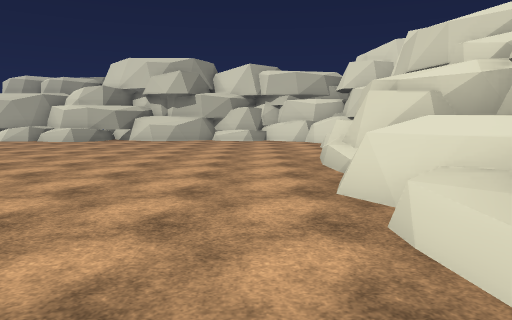
view 1 (above)

24 first-person views from a walk through a 3-D level made in the Unity game engine. The camera is 1.5 m above the floor, tilts 6° down and sees 70° across. The floor is counted in squares, 2 m on a side. Each view is taken from the middle of a square. On the plan, view 1 faces up. The plan holds only what a view shows up to about 11 squares ahead; the rest is blank. The place goes on beyond the plan. The player is left out. Some surface patterns are stand-ins.

view 2
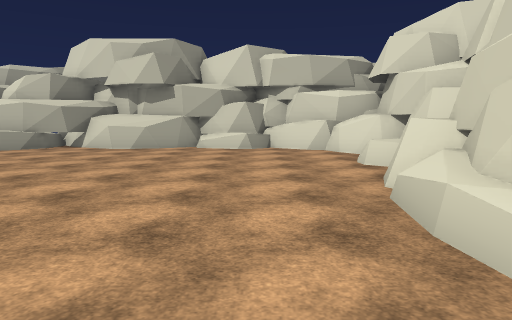

view 3
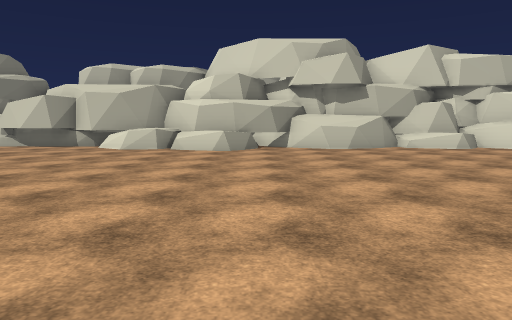

view 4
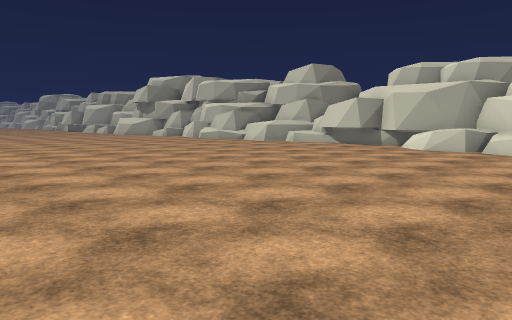

view 5
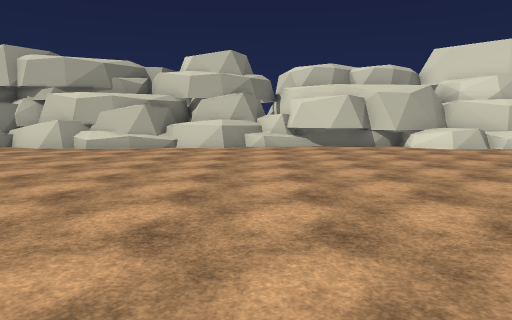

view 6
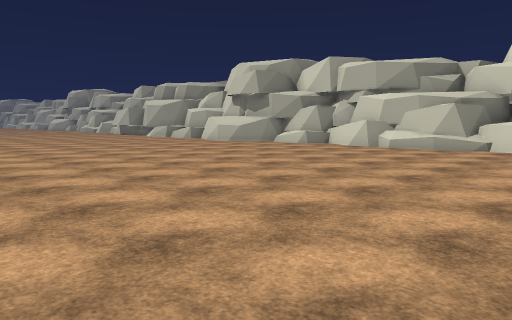

view 7
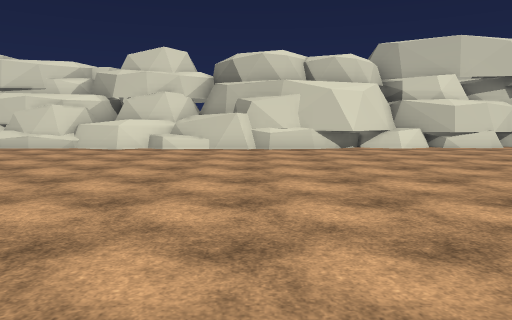

view 8
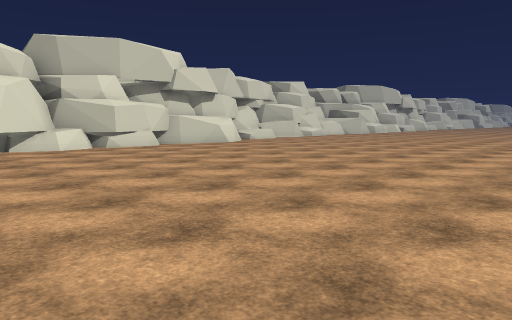

view 9
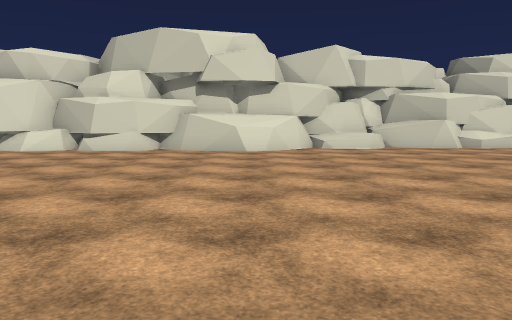

view 10
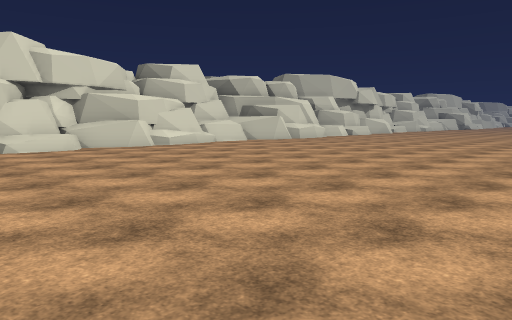

view 11
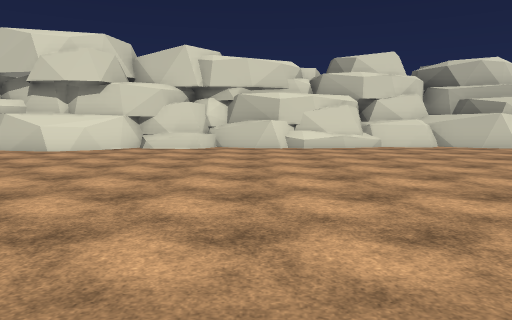

view 12
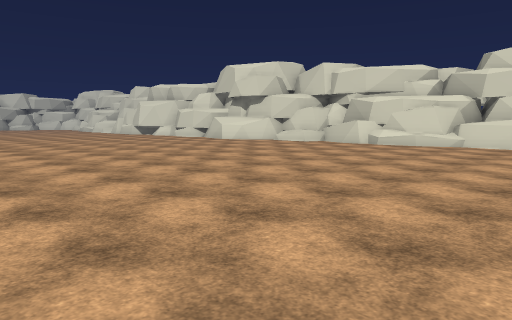

view 13
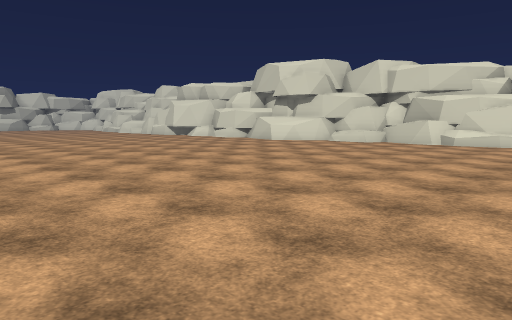

view 14
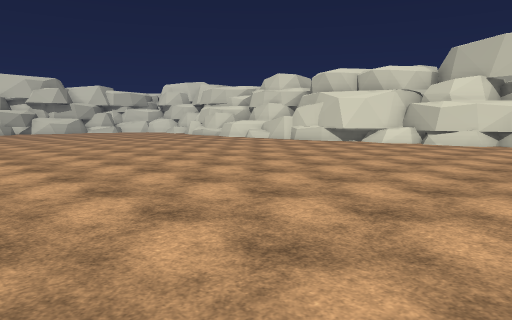

view 15
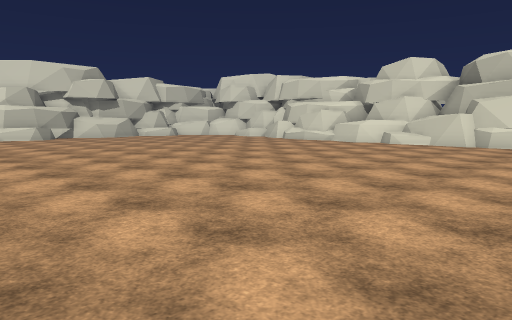

view 16
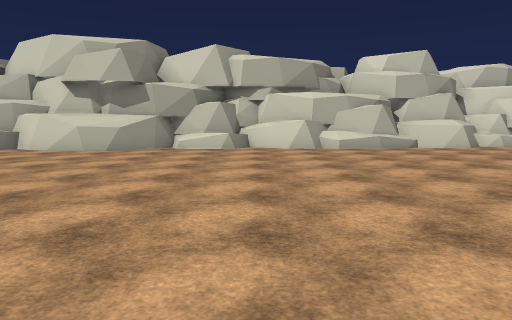

view 17
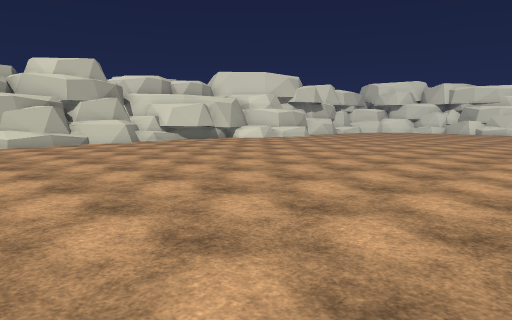

view 18
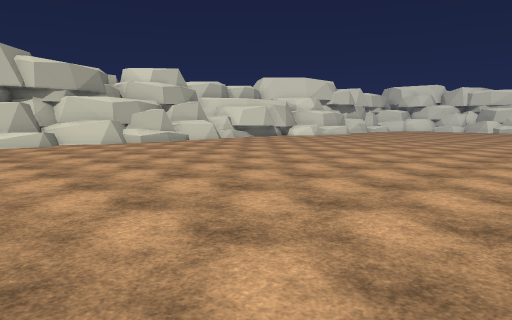

view 19
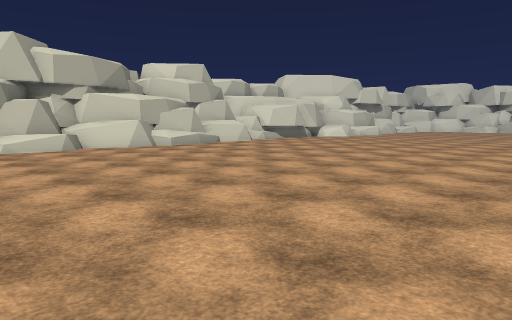

view 20
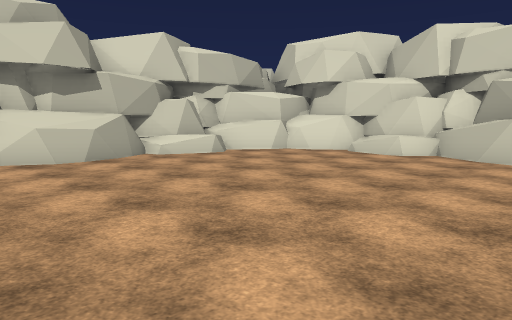

view 21
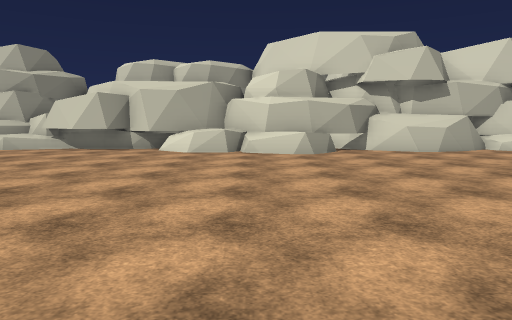

view 22
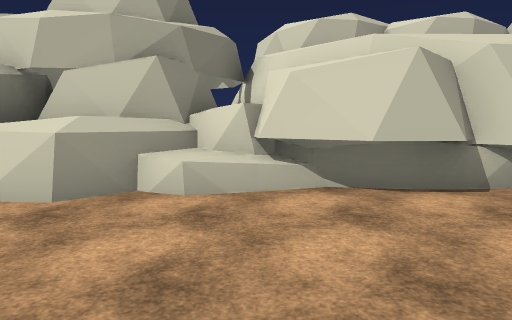

view 23
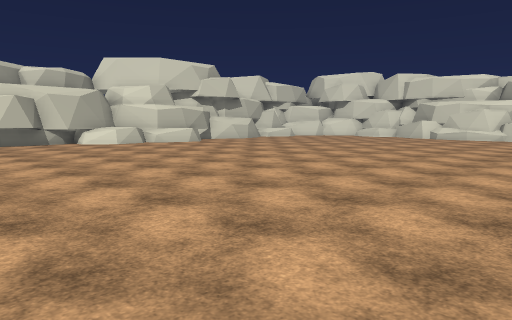

view 24
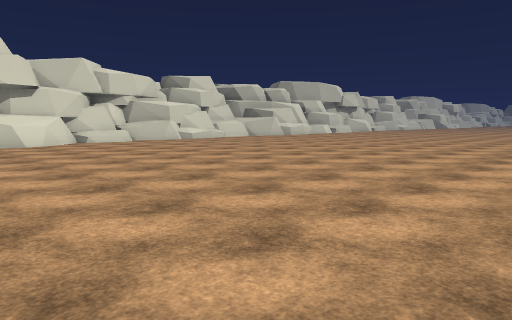

### Floor plan
Key: @ floor where view 1 was taken; # wall or solid block; . floor; = window, fence, low wall or low ledge; ^ raised ledge; O other object.
Columns run from 26 left of view 1 to 4 right of it. Each row starts with its distance up from view 1.
 17        O##               O
 16    ##  O^^########  ##  #OO#
 15  #OO####O^#^OO####OOO####OO^#
 14 ^#=O..#=........==OOO.....O=#
 13 ............................##
 12 .............................#
 11 ............................O#
 10 .............................##
  9 ............................###
  8 ............................#
  7 ............................#
  6 ............................#
  5 ............................##
  4 ...........................^##
  3 ............................^
  2 ........   .... ...........^#
  1                 ...........##
  0                ...........@##
 -1                ............#
 -2                ............##
 -3                ............##
 -4                 ............#
 -5                 ............#
 -6                 ............OO
 -7                .............OO
 -8                .............#
 -9                .............#
-10                .............#
-11                 ............##
-12                 .............O
-13                 ............OOO
-14                 .............^#
-15                 .............#
-16                  ............#
-17                 .............#
-18                 .............#
-19                 .............^
-20                 .............^
-21                  ............#
-22                  .....      .#

Where each view was taken, in squares from view 1:
view 1: 0 up, 0 right, facing up
view 2: 4 up, 0 right, facing up
view 3: 4 up, 6 left, facing up
view 4: 4 up, 6 left, facing up-left
view 5: 4 up, 15 left, facing up
view 6: 4 up, 15 left, facing up-left
view 7: 0 up, 9 left, facing right
view 8: 1 down, 9 left, facing down-right
view 9: 10 down, 8 left, facing right
view 10: 10 down, 8 left, facing down-right
view 11: 15 down, 8 left, facing right
view 12: 22 down, 9 left, facing up-right
view 13: 20 down, 10 left, facing up-right
view 14: 10 down, 11 left, facing up-right
view 15: 3 down, 11 left, facing up-right
view 16: 4 up, 22 left, facing up
view 17: 2 up, 22 left, facing up-right
view 18: 2 up, 26 left, facing up-right
view 19: 4 up, 26 left, facing up-right
view 20: 7 up, 6 left, facing up-right
view 21: 5 up, 8 left, facing up
view 22: 11 up, 14 left, facing up
view 23: 2 up, 15 left, facing up-right
view 24: 7 down, 11 left, facing down-right
